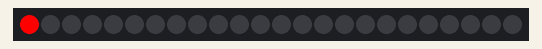
Recording of a program running on a simulated Raspberry Pi (BCM pin numbers). On the bench: 24 RGB LEDs in strip order, left to right. At 4.0 s the program stops and its outputs stay as they are.

Above: at 0.1 s.
At 2.1 s:
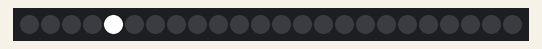

Measured:
- what the display in image 0 shows lasts 2.0 s, from 0.0 s to 2.0 s

The program:

example01.py
```python
# RasPiO Inspiring scripts
# http://rasp.io/inspiring

# Import our Python class called apa.
# Your Python script needs to be in the same directory as apa.py
# (default is /home/pi/raspio-inspiring)
import apa, time

# Set the number of LEDs in our display. The class needs this.
numleds = 24

# initialise LEDs
ledstrip = apa.Apa(numleds)

ledstrip.flush_leds()

# set brightness value. 0 = OFF, 31 = FULL
brightness = 31

# set LED 0 to full red
ledstrip.led_set(0, brightness, 0, 0, 255)

# write the currently stored values of the LEDs
# (the rest will still be zero as we've only changed one)
ledstrip.write_leds()

time.sleep(2)

# set all LED values to zero but don't 'write' them yet
ledstrip.zero_leds()

# set LED 4 to full RGB brightness
ledstrip.led_set(4, brightness, 255, 255, 255)
# write to the LEDs
ledstrip.write_leds()

time.sleep(2)

# switch off all LEDs just before we exit
ledstrip.reset_leds()
```

apa.py
```python
import spidev                  # RasPiO Inspiring scripts
from time import sleep         # http://rasp.io/inspiring
import copy
spi = spidev.SpiDev()
spi.open(0,1)   # using device 1 so 0 is free for AZ
spi.max_speed_hz = 30000000    # fixing SPI (thanks Dougie)

class Apa(object):
    def __init__(self, numleds):
        self.numleds = numleds
        self.led_values = [] # initialise a list for LED values
        for y in range(numleds):
            self.led_values.append([0xE0, 0x00, 0x00, 0x00])

    def flush_leds(self):
        """Sends 4 null bytes to wake/initiate the APA102s
        also used to terminate the frame"""
        self.send = spi.xfer([0x00, 0x00, 0x00, 0x00])

    def write_leds(self):
        """write_leds() writes all stored led_values to LEDs"""
        self.flush_leds()
        for value in self.led_values:
            txdata = copy.copy(value)
            self.send = spi.xfer(txdata)
        for x in range((self.numleds // 32) +2):  #check this not overkill
            self.flush_leds()

    def reset_leds(self):
        """reset_leds() switches all leds off manually
        without changing stored led_values"""
        self.flush_leds()
        for x in range(self.numleds):
            """Set all APA102c LEDs to zero brightness 0xE0,
            zero colour"""
            self.send = spi.xfer([0xE0, 0x00, 0x00, 0x00])
        for x in range((self.numleds // 32) +2):
            self.flush_leds()

    def zero_leds(self):
        """zero_leds() zeroes stored led_values
        without writing their values to the LEDs.
        i.e. total reset but don't display yet"""
        for y in range(self.numleds):
            self.led_values[y] = ([0xE0, 0x00, 0x00, 0x00])

    def led_set(self, number, brightness, blue, green, red):
        """led_set() is used to set the values for a specific LED.
        number is the list index of the LED
        e.g. first LED is 0 and eighth is 7.

        Brightness values are 0-31 for simplicity
        But you can also use  224-255 or 0xE0-0xFF

        Colour values are 0-255 in decimal or hex 0x00-0xFF.
        Values such as 255, 0, 0, 0 sometimes cause errors.

        If you want "black" or "off", better to use brightness of 224 or 0xE0
        then the LED will be off regardless of what colour values you give it
        """
        if (brightness < 32):   # so you can use 0-31 for brightness too
            brightness += 224

        self.led_values[number] = [brightness, blue, green, red]


if __name__ == "__main__":

    numleds = 24    # number of LEDs in our display

    ledstrip = Apa(numleds)
    print("flushing LEDS")
    ledstrip.flush_leds()
    print("Zeroing LEDS")
    ledstrip.zero_leds()
    print("Writing to LEDS")
    ledstrip.write_leds()

    print("Setting different colours to 8 LEDS (8th one is black = OFF)")
    ledstrip.led_set(0, 255, 0, 0, 255)  #red led 1
    ledstrip.led_set(1, 255, 255, 0, 0)  #blue led 2
    ledstrip.led_set(2, 255, 0, 128, 0)  #green led 3
    ledstrip.led_set(3, 255, 25, 25, 25) #dim white led 4
    ledstrip.led_set(4, 255, 50, 0, 50)  #magenta led 5
    ledstrip.led_set(5, 255, 50, 50, 0)  #cyan led 6
    ledstrip.led_set(6, 255, 0, 50, 50)  #yellow led 7
    ledstrip.led_set(7, 224, 0, 0, 0)    #black led 8

    print("Writing to LEDS")
    ledstrip.write_leds()

    sleep(5)
    print("Resetting LEDS")
    ledstrip.reset_leds()


"""How it works...

import apa

You define the number of LEDs

numleds = 20  and then call the class with...

ledstrip = apa.Apa(numleds)

ledstrip.flush_leds() sends 4 null bytes to spi 0 on CE1 to 'wake' the
APA102c LEDs

Then you set the values of your LEDs
brightness, Blue, Green, Red

ledstrip.led_set(number, brightness, blue, green, red)
where number is the LED position number starting at 0

Brightness values are 0-31 for simplicity
But you can also use  224-255 or 0xE0-0xFF

RGB colour values are 0-255 decimal (or hex 0x00-0xFF)
Values such as 255, 0, 0, 0 sometimes cause errors.

If you want "black" or "off", better to use brightness of 0, 224 or 0xE0
then the LED will be off regardless of what colour values you give it
All LED values are stored in list variable
led_values

ledstrip.write_leds() initiates the SK9822 (or APA102c) LEDs, then writes
to spi the contents of led_values, namely 4 data bytes for each LED:
brightness, blue, green, red

This sets the brightness and colours of each LED.

After that it sends (numleds // 32) +2 iterations of null data to
allow time for the LEDs at the end to catch up before writing to
them again.

Default spi speed from spidev seems to be about 330 kHz.
This means that one transaction of 32 clock cycles, plus about 16
of time off in between should take about 48/330000 of a second.
Or you should be able to get 330000/48 = 6875 transactions per second.

There are three nulls between each frame.
With 20 LEDs you should therefore have 23 * 48/330000 = 3.3ms
for each frame (ignoring Python processing time).
So a theoretical 300 frames per second. But Python slows it down.

I've noticed you can get about 100 counts per second.

You can squash in some more by upping the MHz, but only about
3 times as many at 60 MHz. It looks like the chip enable process
slows things down. Perhaps xfer2 would be faster if no
other SPI devices are in use?
"""
```
